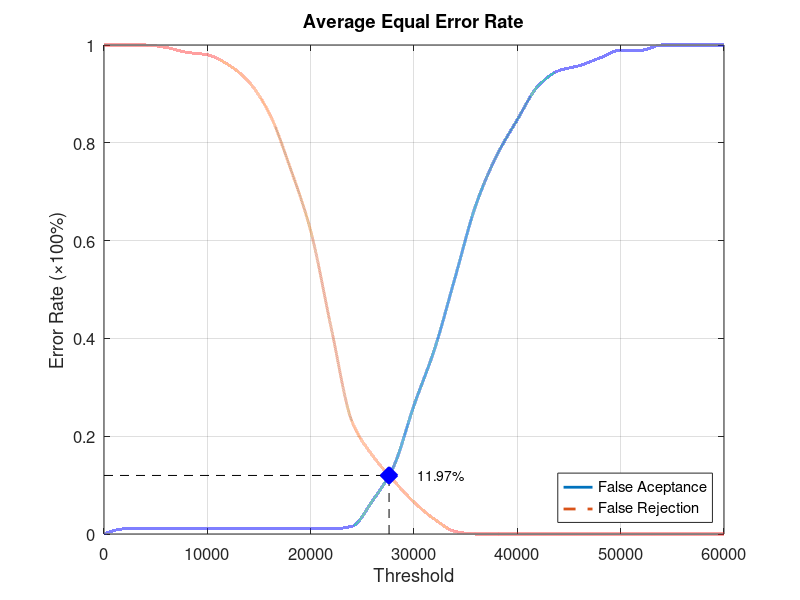
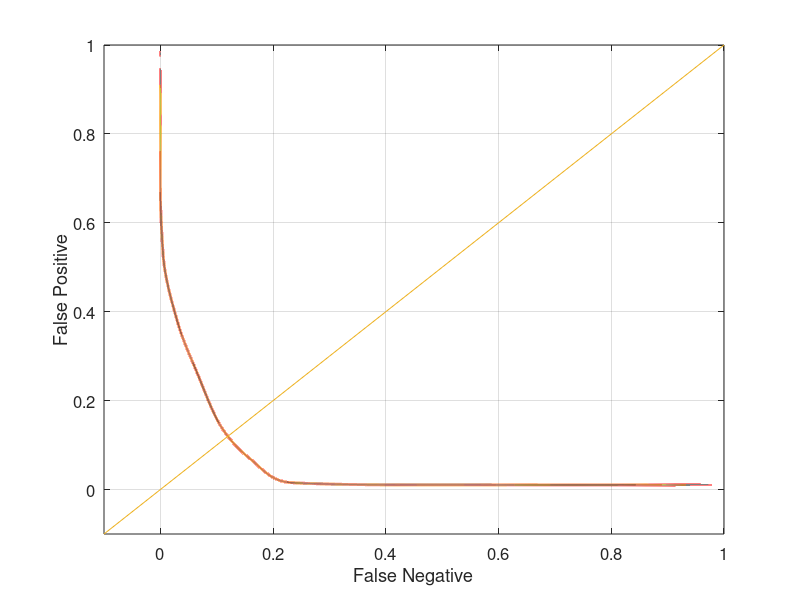

Write the MATLAB code that produced these figures, in order.
function yEER = Database3_1
close all;
clear;
clc;
x = 0:2000:60000;
xq = 0:0.5:60000;

y0 = [0 0.0105263 0.0105263 0.0105263 0.0105263 0.0105263 0.0105263 0.0105263 0.0105263 0.0105263 0.0105263 0.0105263 0.0157895 0.0684211 0.136842 0.263158 0.378947 0.526316 0.673684 0.773684 0.847368 0.915789 0.947368 0.957895 0.973684 0.989474 0.989474 1 1 1 1];
yy0 = interp1(x, y0, xq, 'pchip');
y1 = [1 1 1 0.995 0.985 0.98 0.96 0.925 0.86 0.75 0.62 0.42 0.23 0.16 0.11 0.065 0.03 0.005 0 0 0 0 0 0 0 0 0 0 0 0 0];
yy1 = interp1(x, y1, xq, 'pchip');

% Calculating EER: 
y2 = abs(y0 - y1);
find(y2 == min(y2))
yy2 = abs(yy0 - yy1);
xEER = find(yy2 == min(yy2));
xEERIndex = xq(xEER) % X-axis EER
yEER = yy0(xEER) % Y-axis EER

main = figure
plot(xq, yy0,'-','LineWidth', 2);	hold on
plot(xq, yy1,'--','LineWidth', 2);	hold on
plot([xEERIndex xEERIndex], [0 yEER], 'k--');	hold on
plot([0 xEERIndex], [yEER yEER], 'k--');	hold on
plot(xEERIndex, yEER, 'bx', 'LineWidth', 10);	hold on
text(xEERIndex + 10 * xEERIndex / 100, yEER, [num2str(round((10000 * yEER)) / 100) '%'])
legend('False Aceptance', 'False Rejection', 'Location', 'SouthEast')
xlabel('Threshold')
ylabel('Error Rate (\times100%)')
title('Average Equal Error Rate')
set(gca, 'FontSize', 12)
axis([0 60000 0 1])
grid on

print(main, 'Database3_1Main', '-dpng');
FNRxFPR = figure('Color', [1 1 1]);
plot(yy1, yy0, '-', yy1, yy0, 'LineWidth', 2);
hold on
y = -0.1:0.1:1
plot(y, y); 
set(gca, 'FontSize', 12)
xlabel('False Negative')
ylabel('False Positive')
axis([-0.1 1 -0.1 1])
set(gca, 'FontSize', 12)
grid on

print(FNRxFPR, 'Database3_1FNRxFPR','-dpng');
end
